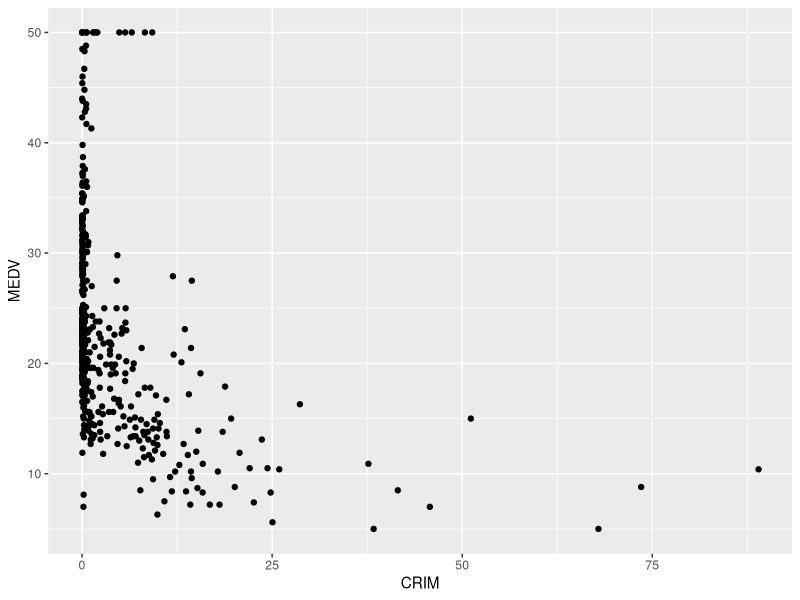

Source code (R):
## ---- chunk 1
knitr::opts_knit$set(root.dir = 'C:/Users/jfuentes1/Documents/myrstudio(Structural Injustice)/Datasets')
## ---- chunk 2
rm(list=ls())

## ---- chunk 3
housing <- read.csv("BostonHousing.csv")
## ---- chunk 4
head(housing)
## ---- chunk 5
str(housing$AGE)
## ---- chunk 6
str(housing$CHAS)
## ---- chunk 7
housing$CHAS <- as.factor(housing$CHAS)
housing$RAD <- as.factor(housing$RAD)
housing$ISHIGHVAL <- as.factor(housing$ISHIGHVAL)

## ---- chunk 8
housing[233,6]

## ---- chunk 9
housing[378,4]
## ---- chunk 10
housing[202:204,]
## ---- chunk 11
housing_subset = housing[,c("CRIM","CHAS","AGE","MEDV")]
## ---- chunk 12
library(ggplot2)


ggplot()+ geom_point(data=housing_subset,aes(x=CRIM, y=MEDV))

## ---- chunk 13
housing_subset$CHAS = as.factor(housing_subset$CHAS)
## ---- chunk 14
table(housing_subset$CHAS)
## ---- chunk 15

housing_subset$RATIO <- housing_subset$MEDV/housing_subset$CRIM

## ---- chunk 16
summary(housing_subset)
summary(housing)

